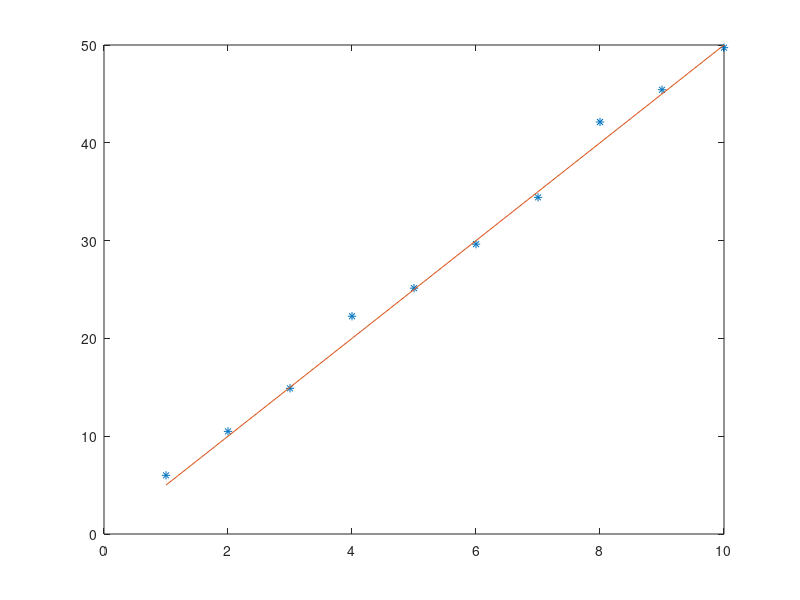
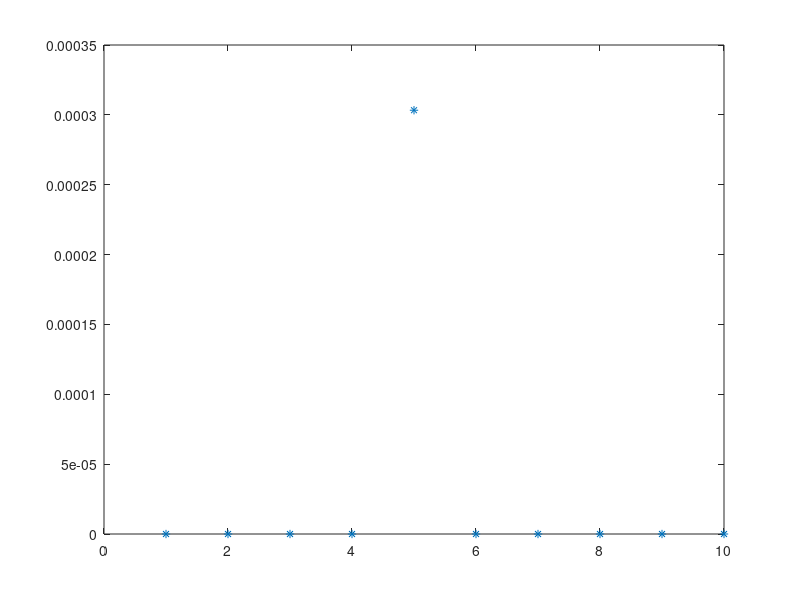

Recreate these plots in MATLAB, in order.
% The example is from zhihu: https://cloud.tencent.com/developer/article/1097341
% Firstly, let's consider a function y = 3x + noise
% The noise is distributed as gaussian distribution with mean 0, sd 1
% Suppose now we generate data from this function and try to predict the
% coefficient 3.

% Plot
x = [1:10]
% points with noise
y = 5 * x + randn(1,10)
plot(x,y,'*')
hold on;
% real data
plot([1:10],5*[1:10])

% Now we only learn the perameter from x and y
x
y
% We could calculate the likelihood function of cofficient w 
% That is to say we want to calculate P(y|x,w) -- the probability when y given x and w
% P(y = w*x + noise | x and w ) once x and w are given, y is just depend on
% noise
% So we know 
% noise = y - w*x
% In this case, we are able to calculate the P(y|x,w)
% For example
w = 5;
w*x
noise = y - w*x
% The noise points iid gaussian distribution with mean 0, sd 3
% Now we can calculate how likely this situation would happen

% Does tha means we calculate 
% P(noisei >= noise(i) for any i) = P(n1>=n(1))*P(n2>=n2)*... ?
% or noise - small number <= noise <= noise+ small number 
% 计算这个区间的概率 然后由于独立性把概率相乘
p = [];
for w = 1 :10
    noise = y - w*x
    p = [p prod(normcdf(noise+1)-normcdf(noise-1))]
end
figure
plot(p,'*')


